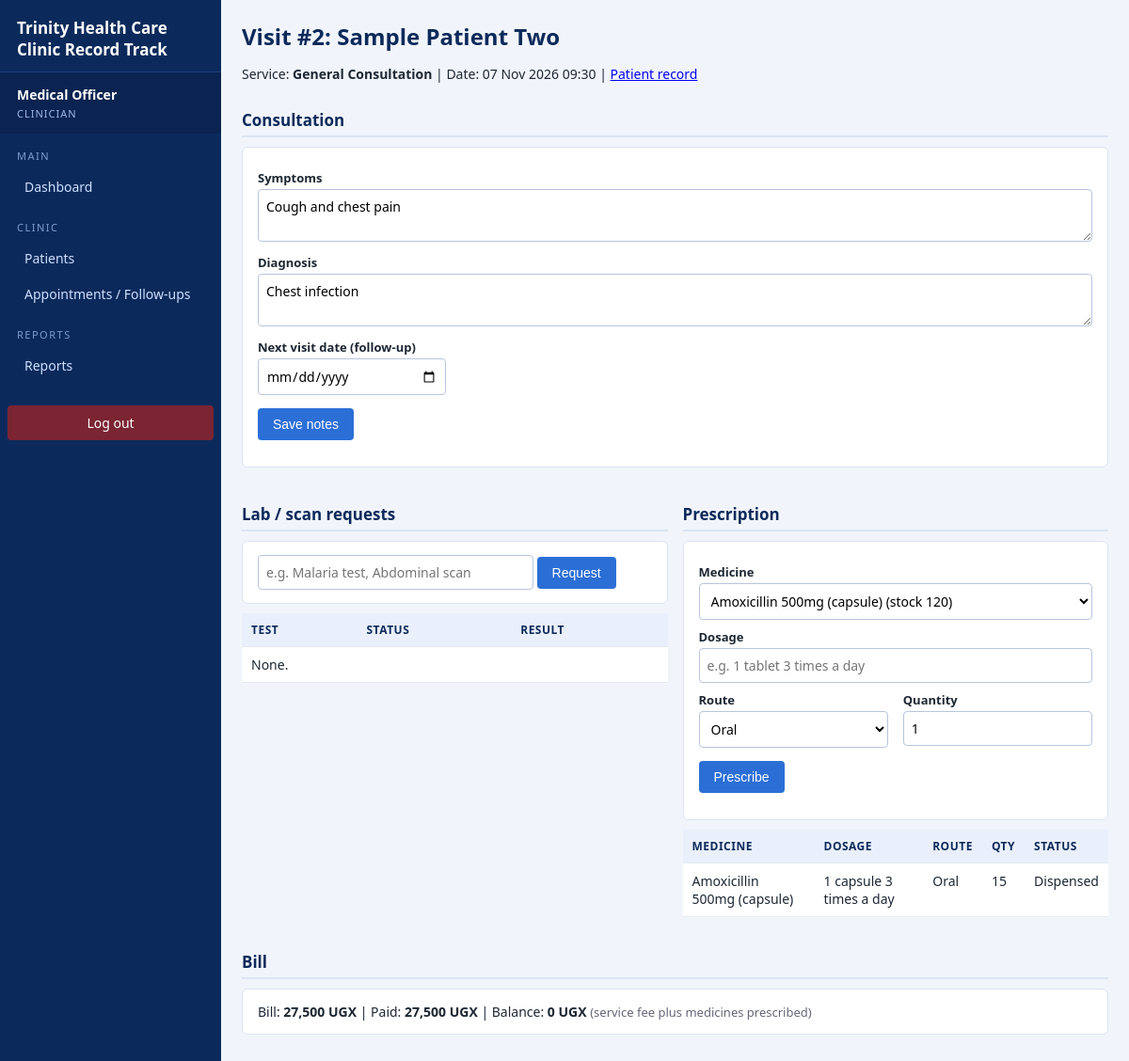
Page /visit.php?id=2 (signed in) on the committed database.
### tables this page shows
CREATE TABLE `visit` (
  `visit_id` int(11) NOT NULL,
  `patient_id` int(11) NOT NULL,
  `staff_id` int(11) NOT NULL,
  `service_id` int(11) NOT NULL,
  `visit_date` datetime DEFAULT current_timestamp(),
  `symptoms` text DEFAULT NULL,
  `diagnosis` text DEFAULT NULL,
  `next_visit_date` date DEFAULT NULL
);

CREATE TABLE `patient` (
  `patient_id` int(11) NOT NULL,
  `full_name` varchar(100) NOT NULL,
  `gender` enum('Female','Male') NOT NULL,
  `date_of_birth` date DEFAULT NULL,
  `phone` varchar(20) DEFAULT NULL,
  `address` varchar(150) DEFAULT NULL,
  `created_at` datetime DEFAULT current_timestamp()
);

CREATE TABLE `service` (
  `service_id` int(11) NOT NULL,
  `department_id` int(11) NOT NULL,
  `service_name` varchar(80) NOT NULL,
  `fee` decimal(10,0) NOT NULL
);

CREATE TABLE `prescription` (
  `prescription_id` int(11) NOT NULL,
  `visit_id` int(11) NOT NULL,
  `drug_id` int(11) NOT NULL,
  `dosage` varchar(100) NOT NULL,
  `route` enum('Oral','Injection','Other') NOT NULL,
  `quantity` int(11) NOT NULL,
  `status` enum('Pending','Dispensed') DEFAULT 'Pending',
  `dispensed_date` datetime DEFAULT NULL
);

CREATE TABLE `drug` (
  `drug_id` int(11) NOT NULL,
  `supplier_id` int(11) DEFAULT NULL,
  `drug_name` varchar(100) NOT NULL,
  `quantity_in_stock` int(11) NOT NULL DEFAULT 0,
  `reorder_level` int(11) NOT NULL DEFAULT 10,
  `unit_price` decimal(10,0) NOT NULL,
  `expiry_date` date DEFAULT NULL
);

### includes/functions.php (called while the page is built, shortened)
<?php
function e($text) {
    return htmlspecialchars((string)$text, ENT_QUOTES, 'UTF-8');
}
function money($n) {
    return number_format((float)$n, 0) . ' UGX';
}
function visit_money($pdo, $visit_id) {
    $sql = "SELECT s.fee + COALESCE((SELECT SUM(pr.quantity * d.unit_price)
                                     FROM prescription pr
                                     JOIN drug d ON d.drug_id = pr.drug_id
                                     WHERE pr.visit_id = v.visit_id), 0) AS bill,
                   COALESCE((SELECT SUM(amount) FROM payment WHERE visit_id = v.visit_id), 0) AS paid
            FROM visit v
            JOIN service s ON s.service_id = v.service_id
            WHERE v.visit_id = ?";
    $stmt = $pdo->prepare($sql);
    $stmt->execute([$visit_id]);
    $row = $stmt->fetch();
    $row['balance'] = $row['bill'] - $row['paid'];
    return $row;
}

### visit.php (the view, shortened to what this page needs)
<?php
require_once __DIR__ . '/includes/auth.php';
$id = (int)($_GET['id'] ?? 0);
$stmt = $pdo->prepare("SELECT v.*, p.full_name, s.service_name, s.fee
                       FROM visit v
                       JOIN patient p ON p.patient_id = v.patient_id
                       JOIN service s ON s.service_id = v.service_id
                       WHERE v.visit_id = ?");
$stmt->execute([$id]);
$visit = $stmt->fetch();
$drugs = $pdo->query("SELECT * FROM drug ORDER BY drug_name")->fetchAll();
$stmt = $pdo->prepare("SELECT * FROM lab_request WHERE visit_id = ? ORDER BY request_id");
$stmt->execute([$id]);
$labs = $stmt->fetchAll();
$stmt = $pdo->prepare("SELECT pr.*, d.drug_name FROM prescription pr JOIN drug d ON d.drug_id = pr.drug_id
                       WHERE pr.visit_id = ? ORDER BY pr.prescription_id");
$stmt->execute([$id]);
$rxs = $stmt->fetchAll();
$money = visit_money($pdo, $id);
include __DIR__ . '/includes/header.php';
?>
<h1>Visit #<?= e($id) ?>: <?= e($visit['full_name']) ?></h1>
<p>Service: <b><?= e($visit['service_name']) ?></b> | Date: <?= e(date('d M Y H:i', strtotime($visit['visit_date']))) ?>
   | <a href="patient_view.php?id=<?= e($visit['patient_id']) ?>">Patient record</a></p>
<h2>Consultation</h2>
<form method="post" class="box">
  <label>Symptoms</label>
  <textarea name="symptoms" rows="2"><?= e($visit['symptoms']) ?></textarea>
  <label>Diagnosis</label>
  <textarea name="diagnosis" rows="2"><?= e($visit['diagnosis']) ?></textarea>
  <label>Next visit date (follow-up)</label>
  <input type="date" name="next_visit_date" value="<?= e($visit['next_visit_date']) ?>" style="width:200px">
  <p><button type="submit">Save notes</button></p>
</form>
<div class="grid2">
  <div>
    <h2>Lab / scan requests</h2>
    <form method="post" class="box inline">
      <input type="text" name="test_name" placeholder="e.g. Malaria test, Abdominal scan" required style="width:70%">
      <button type="submit">Request</button>
    </form>
    <table>
      <tr><th>Test</th><th>Status</th><th>Result</th></tr>
      <?php if (!$labs): ?><tr><td colspan="3">None.</td></tr><?php endif; ?>
    </table>
  </div>
  <div>
    <h2>Prescription</h2>
    <form method="post" class="box">
      <label>Medicine</label>
      <select name="drug_id">
        <?php foreach ($drugs as $d): ?>
          <option value="<?= e($d['drug_id']) ?>"><?= e($d['drug_name']) ?> (stock <?= e($d['quantity_in_stock']) ?>)</option>
        <?php endforeach; ?>
      </select>
      <label>Dosage</label>
      <input type="text" name="dosage" placeholder="e.g. 1 tablet 3 times a day" required>
      <div class="grid2">
        <div><label>Route</label><select name="route"><option>Oral</option><option>Injection</option><option>Other</option></select></div>
        <div><label>Quantity</label><input type="number" name="quantity" value="1" min="1"></div>
      </div>
      <p><button type="submit">Prescribe</button></p>
    </form>
    <table>
      <tr><th>Medicine</th><th>Dosage</th><th>Route</th><th>Qty</th><th>Status</th></tr>
      <?php foreach ($rxs as $r): ?>
        <tr><td><?= e($r['drug_name']) ?></td><td><?= e($r['dosage']) ?></td><td><?= e($r['route']) ?></td><td><?= e($r['quantity']) ?></td><td><?= e($r['status']) ?></td></tr>
      <?php endforeach; ?>
    </table>
  </div>
</div>
<h2>Bill</h2>
<div class="box">
  Bill: <b><?= money($money['bill']) ?></b> | Paid: <b><?= money($money['paid']) ?></b> |
  Balance: <b class="<?= $money['balance'] > 0 ? 'warn' : '' ?>"><?= money($money['balance']) ?></b>
  <span class="small">(service fee plus medicines prescribed)</span>
</div>
<?php include __DIR__ . '/includes/footer.php'; ?>

### style.css (style rules this page uses)
* { box-sizing: border-box; }
body { font-family: "Segoe UI", Calibri, Arial, sans-serif; margin: 0; background: #f1f5fb; color: #1d2733; font-size: 14px; }
h1 { color: #0b2a5b; margin: 0 0 14px; font-size: 24px; }
h2 { color: #0b2a5b; margin: 28px 0 10px; font-size: 17px; border-bottom: 2px solid #dbe4f3; padding-bottom: 5px; }
table { border-collapse: collapse; width: 100%; background: #fff; margin: 8px 0; }
th, td { border-bottom: 1px solid #e4eaf4; padding: 9px 10px; text-align: left; vertical-align: top; }
th { background: #eaf0fb; color: #0b2a5b; font-size: 12px; text-transform: uppercase; letter-spacing: .5px; }
.panel, form.box, .box { background: #fff; border: 1px solid #dbe4f3; border-radius: 6px; padding: 14px 16px; margin: 10px 0; }
label { display: block; margin: 9px 0 3px; font-weight: 600; font-size: 13px; }
input, select, textarea { padding: 8px; border: 1px solid #b8c5dd; border-radius: 4px; font-family: inherit; font-size: 14px; background: #fff; }
input[type=text], input[type=password], input[type=date], input[type=number], select, textarea { width: 100%; }
button, .btn { background: #2b6fd6; color: #fff; border: 0; padding: 9px 16px; border-radius: 4px; cursor: pointer; text-decoration: none; display: inline-block; font-size: 14px; }
.inline input, .inline select { width: auto; }
.grid2 { display: grid; grid-template-columns: 1fr 1fr; gap: 16px; }
.small { color: #667; font-size: 13px; }

### rows in the picture
visit: patient.full_name "Sample Patient Two", service.service_name "General Consultation", visit_date "07 Nov 2026 09:30", symptoms "Cough and chest pain", diagnosis "Chest infection"
prescription: drug.drug_name "Amoxicillin 500mg (capsule)", dosage "1 capsule 3 times a day", route "Oral", quantity "15", status "Dispensed"

### other values in the picture
$_SESSION['name'] "Medical Officer"
$_SESSION['role'] "CLINICIAN"
$label "Dashboard Patients Appointments / Follow-ups Reports"
$id "2"
money($money['bill']) "27,500 UGX"
money($money['paid']) "27,500 UGX"
money($money['balance']) "0 UGX"
form field drug_id "Amoxicillin 500mg (capsule) (stock 120)"
